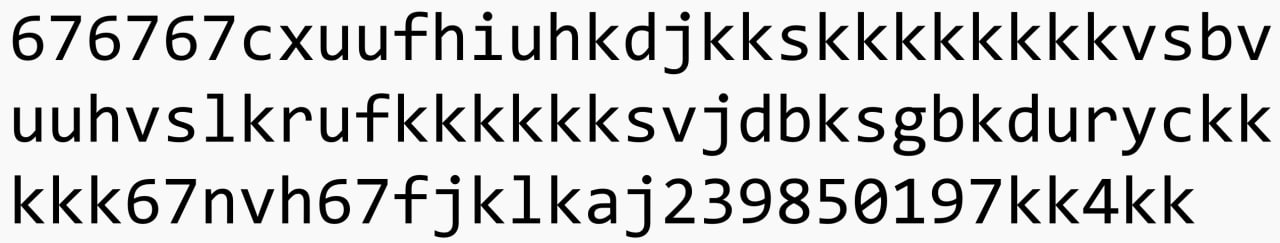
#> input picture rk2/text.jpg, 1280 x 243 px
$ python filters.py
#> lines starting #> are read from the running program, lines starting #| are printed output that depends on the picture
#> the answer given: rk2/text.jpg
#> further down, image is the input picture: PIL image 1280x243 RGB; min 0, max 255, mean 208.9
from PIL import Image
import numpy as np
import matplotlib.pyplot as plt

def average_filter(image, kernel_size=3):
    """Усредняющий фильтр"""
#> called with kernel_size = 3
    img_array = np.array(image)
    height, width, channels = img_array.shape
#> height = 243; width = 1280; channels = 3

    result = np.zeros_like(img_array)
    offset = kernel_size // 2

    for i in range(offset, height - offset):
        for j in range(offset, width - offset):
            for c in range(channels):
                # Берём окрестность и усредняем
                window = img_array[i-offset:i+offset+1, j-offset:j+offset+1, c]
                result[i, j, c] = np.mean(window)
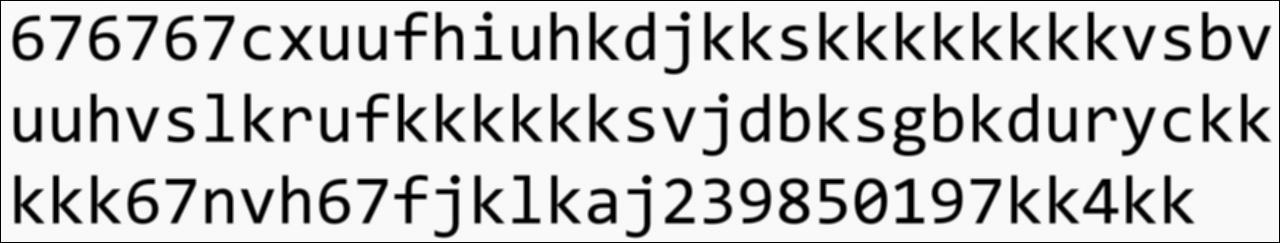
#> result: shape (243, 1280, 3); min 0, max 252, mean 206.2

    return Image.fromarray(result.astype('uint8'))

def gaussian_filter(image, kernel_size=3):
    """Гауссов фильтр"""
#> called with kernel_size = 3
    # Гауссово ядро
    if kernel_size == 3:
        kernel = np.array([[1, 2, 1],
                          [2, 4, 2],
                          [1, 2, 1]]) / 16
    elif kernel_size == 5:
        kernel = np.array([[1, 4, 6, 4, 1],
                          [4, 16, 24, 16, 4],
                          [6, 24, 36, 24, 6],
                          [4, 16, 24, 16, 4],
                          [1, 4, 6, 4, 1]]) / 256
    else:
        # Создаём гауссово ядро
        sigma = kernel_size / 6
        ax = np.arange(-kernel_size // 2 + 1, kernel_size // 2 + 1)
        xx, yy = np.meshgrid(ax, ax)
        kernel = np.exp(-(xx**2 + yy**2) / (2 * sigma**2))
        kernel = kernel / np.sum(kernel)

    img_array = np.array(image)
    height, width, channels = img_array.shape
#> height = 243; width = 1280; channels = 3

    result = np.zeros_like(img_array, dtype=float)
    offset = kernel_size // 2

    for i in range(offset, height - offset):
        for j in range(offset, width - offset):
            for c in range(channels):
                # Применяем ядро
                window = img_array[i-offset:i+offset+1, j-offset:j+offset+1, c]
                result[i, j, c] = np.sum(window * kernel)

    return Image.fromarray(result.astype('uint8'))

# Загрузка изображения
print("Введите путь к изображению (или нажмите Enter для тестового изображения):")
path = input().strip()

if path == "":
    # Создаём тестовое изображение с шумом
    img = np.random.randint(0, 256, (200, 200, 3), dtype=np.uint8)
    image = Image.fromarray(img)
    print("Используется тестовое изображение с шумом")
else:
    image = Image.open(path)

# Применение фильтров
print("Применение фильтров...")
avg_result = average_filter(image, kernel_size=3)
gauss_result = gaussian_filter(image, kernel_size=3)

# Визуализация
fig, axes = plt.subplots(1, 3, figsize=(15, 5))

axes[0].imshow(image)
axes[0].set_title('Исходное изображение')
axes[0].axis('off')

axes[1].imshow(avg_result)
axes[1].set_title('Усредняющий фильтр (3x3)')
axes[1].axis('off')

axes[2].imshow(gauss_result)
axes[2].set_title('Гауссов фильтр (3x3)')
axes[2].axis('off')

plt.tight_layout()
plt.show()
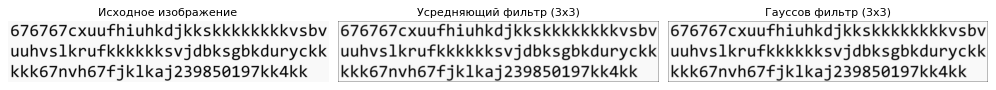
#> figure drawn by matplotlib, 3 panels

print("Готово!")
